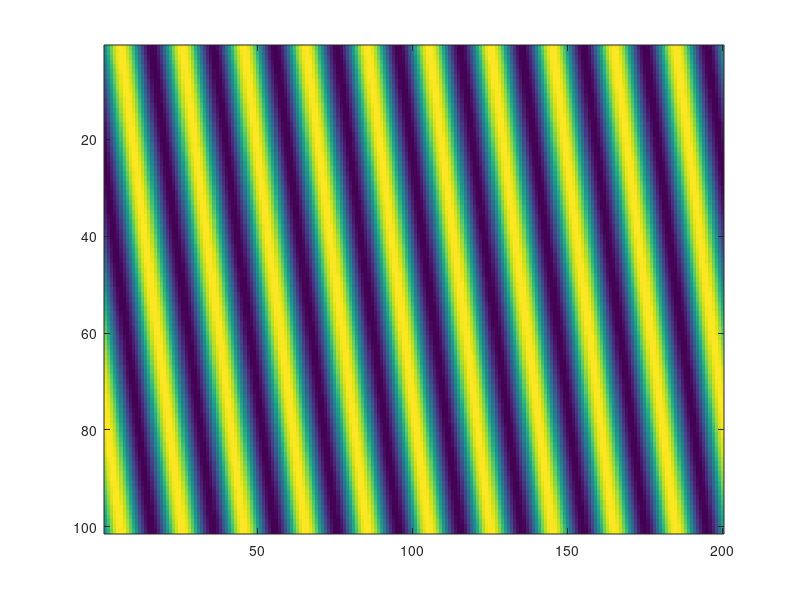
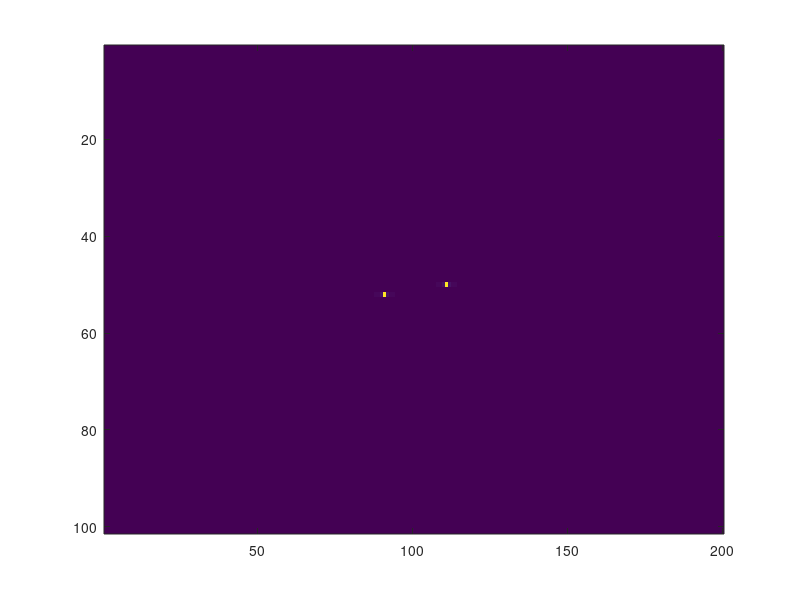

MATLAB code for these plots, in order:
% correlation test

y = linspace(0,5,101);
x = linspace(0,10,200);

[xx,yy] = meshgrid(x,y);
zz = sin(2*pi*(xx-yy/5));%+0.5*rand(size(xx));
figure, imagesc(zz);

Y = fft2(zz);
figure()
imagesc(abs(fftshift(Y)));